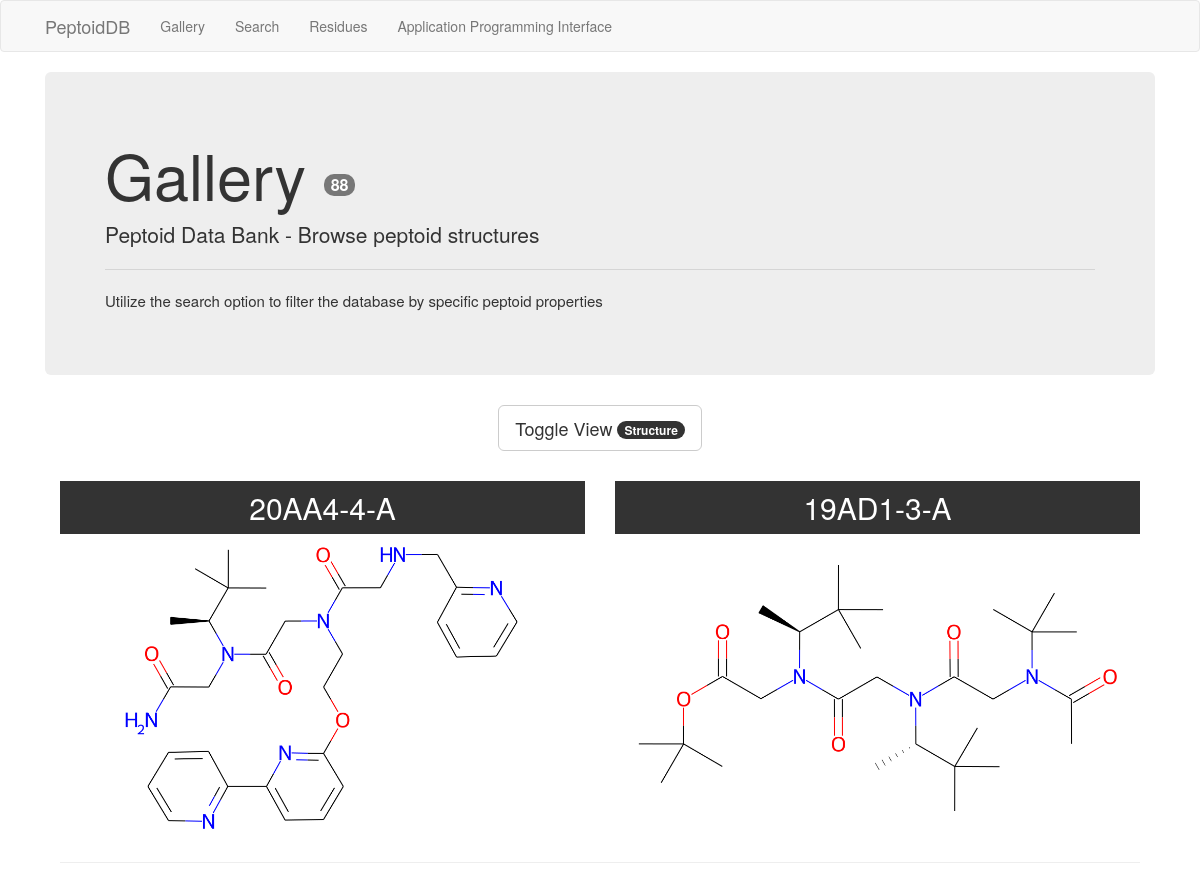
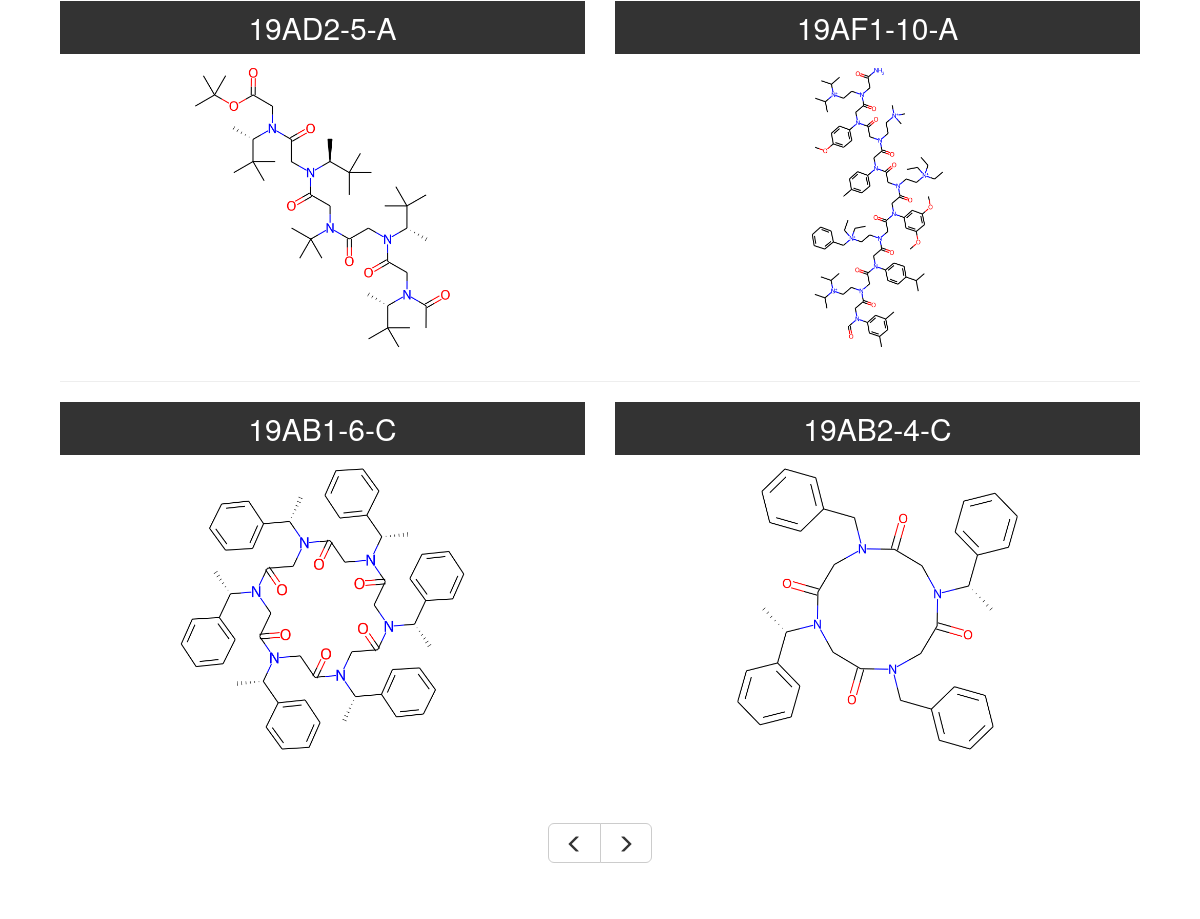
Page /gallery?page=2&view=2d on the committed database (2 pictures, top to bottom).
### app/models.py (models this page shows, shortened)
class Peptoid(db.Model):
    id = db.Column(db.Integer, primary_key=True)
    code = db.Column(db.String(16), unique=True)
    title = db.Column(db.Text, unique=False)
    release = db.Column(db.DateTime, unique=False)
    experiment = db.Column(db.Text, unique=False)
    pub_doi = db.Column(db.String(32), unique=False)
    struct_doi = db.Column(db.String(32), unique=False)
    topology = db.Column(db.String(1), unique=False)
    sequence = db.Column(db.String(1024), unique=False)
    n_term = db.Column(db.String(32), unique=False)
    c_term = db.Column(db.String(32), unique=False)
    cyclization_points = db.Column(db.String(8), unique=False)
    struct_smiles = db.Column(db.String(128),unique=False)
    peptoid_author = db.relationship('Author', secondary=peptoid_author, lazy='dynamic',
                                     backref=db.backref('peptoids', order_by='Peptoid.release.desc()'))
    peptoid_residue = db.relationship('Residue', secondary=peptoid_residue, lazy='dynamic',
                                      backref=db.backref('peptoids', order_by='Peptoid.release.desc()'))

### app/routes/routes.py (the view)
@bp.route('/gallery')
def gallery():
    title = 'Gallery'
    page = request.args.get('page', 1, type=int)
    view = request.args.get('view', '2d', type=str)
    peptoids = Peptoid.query.order_by(Peptoid.release.desc()).paginate(
        page, app.config['PEPTOIDS_PER_PAGE'], True)
    next_url = url_for(
        'routes.gallery', page=peptoids.next_num, view=view) if peptoids.has_next else None
    prev_url = url_for(
        'routes.gallery', page=peptoids.prev_num, view=view) if peptoids.has_prev else None
    return renderGallery(peptoids, title, page, next_url, prev_url, view, var=False)

### app/templates/gallery.html (shortened to what this page needs)
{% extends "base.html" %}  {%
block styles %} {{super()}}
<link
  rel="stylesheet"
  href="{{url_for('static', filename='bootstrap-grid.css')}}"
/>
<link rel="stylesheet" href="{{url_for('static', filename='images.css')}}" />
{% endblock %}  {% block app_content %}
<div class="jumbotron">
  <h1 class="display-4">
    {{ title }}
    <span class="badge badge-secondary" style="font-size: medium;"
      >{{ total }}</span
    >
  </h1>
  <p>Peptoid Data Bank - Browse peptoid structures</p>
  <hr class="my-4" />
  <p style="font-size: 1.5rem; font-weight: 300;">
    Utilize the search option to filter the database by specific
    peptoid properties
  </p>
</div>
{% if view == '2d' %}
<div class="container" style="padding-bottom: 30px;">
  <div class="row">
    <div class="col text-center">
      {% if var %}
      <a class="btn btn-default btn-lg" href={{url_for(request.endpoint, var=var, page=page, view='3d')}}>Toggle View <span class="badge">Structure</span></a>
      {% else %}
      <a class="btn btn-default btn-lg" href={{url_for(request.endpoint, page=page, view='3d')}}>Toggle View <span class="badge">Structure</span></a>
      {% endif %}
    </div>
  </div>
</div>
{% endif %}
<div class="container">
  <div class="row block-center">
    {% for i in range(peptoid_codes.__len__())%} {% if i ==
    (peptoid_codes.__len__()-1) %}
    <div class="col-sm-6">
      {% else %}
      <div class="col-sm">
        {% endif %}
        <div class="header">
          <h2><a style="text-decoration : none; color : #ffffff;" href="{{ peptoid_urls[i] }}">{{ peptoid_codes[i] }}</a></h2>
        </div>
        <div class="fall-item fall-effect">
          {% if view == '3d' %}
          <img
            src="{{url_for('static', filename='peptoids/'+peptoid_codes[i][:5]+'.png')}}"
          />
          {% elif view == '2d' %}
          <img
            src="{{url_for('static', filename='peptoids/'+peptoid_codes[i]+'_2d'+'.png')}}"
          />
          {% endif %}
        </div>
      </div>
      {% if (i+1) % 2 == 0 and i != (peptoid_codes.__len__()-1)%}
    </div>
    <hr />
    <div class="row">{% endif %} {% endfor %}</div>
    <br />
    <br />
    <br />
    <div class="row block-center">
      <div class="col text-center" style="padding-bottom: 4em;">
        <div
          class="btn-group btn-group-lg"
          role="group"
          aria-label="Basic example"
          style="margin: 0 auto;"
        >
          {% if prev_url %}
          <a class="btn btn-default" href="{{prev_url}}"><span class="glyphicon glyphicon-menu-left" aria-hidden="true"></span></a>
          {% endif %}
          {% if next_url %}
          <a class="btn btn-default" href="{{next_url}}"><span class="glyphicon glyphicon-menu-right" aria-hidden="true"></span></a>
          {% endif %}
        </div>
      </div>
    </div>
    {% endblock %}

### app/static/images.css (style rules this page uses)
.fall-item { width: 100%; height: auto; overflow: hidden; position: relative; text-align: center; }
.fall-item img { display: block; position: relative; width: 100%; height: auto; }
.header h2 { color: #fff; text-align: center; position: relative; padding: 10px; background: rgba(0, 0, 0, 0.8); margin: 0 0 0 0; }

### rows in the picture
Peptoid: code "20AA4-4-A", code (picture)
Peptoid: code "19AD1-3-A", code (picture)
Peptoid: code "19AD2-5-A", code (picture)
Peptoid: code "19AF1-10-A", code (picture)
Peptoid: code "19AB1-6-C", code (picture)
Peptoid: code "19AB2-4-C", code (picture)

### other values in the picture
{{ title }} "Gallery"
{{ total }} "88"
